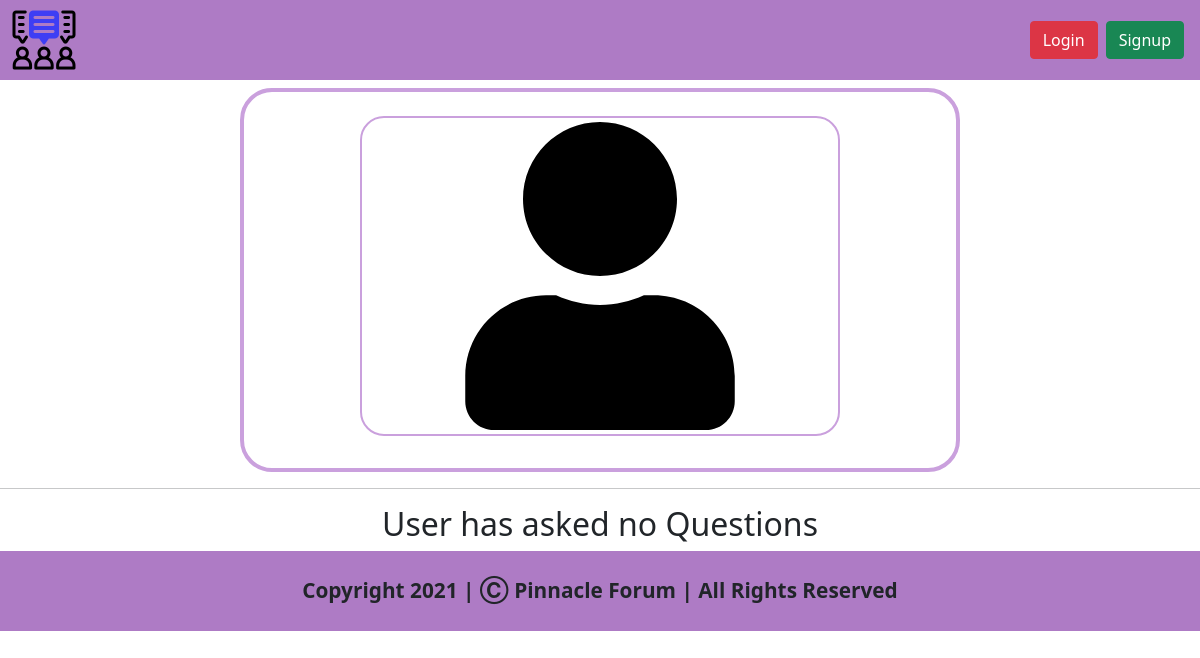
/profile/bd9c6a9cc7f84d329a65ee1dbe0875ec, run on an earlier commit of the app's database.
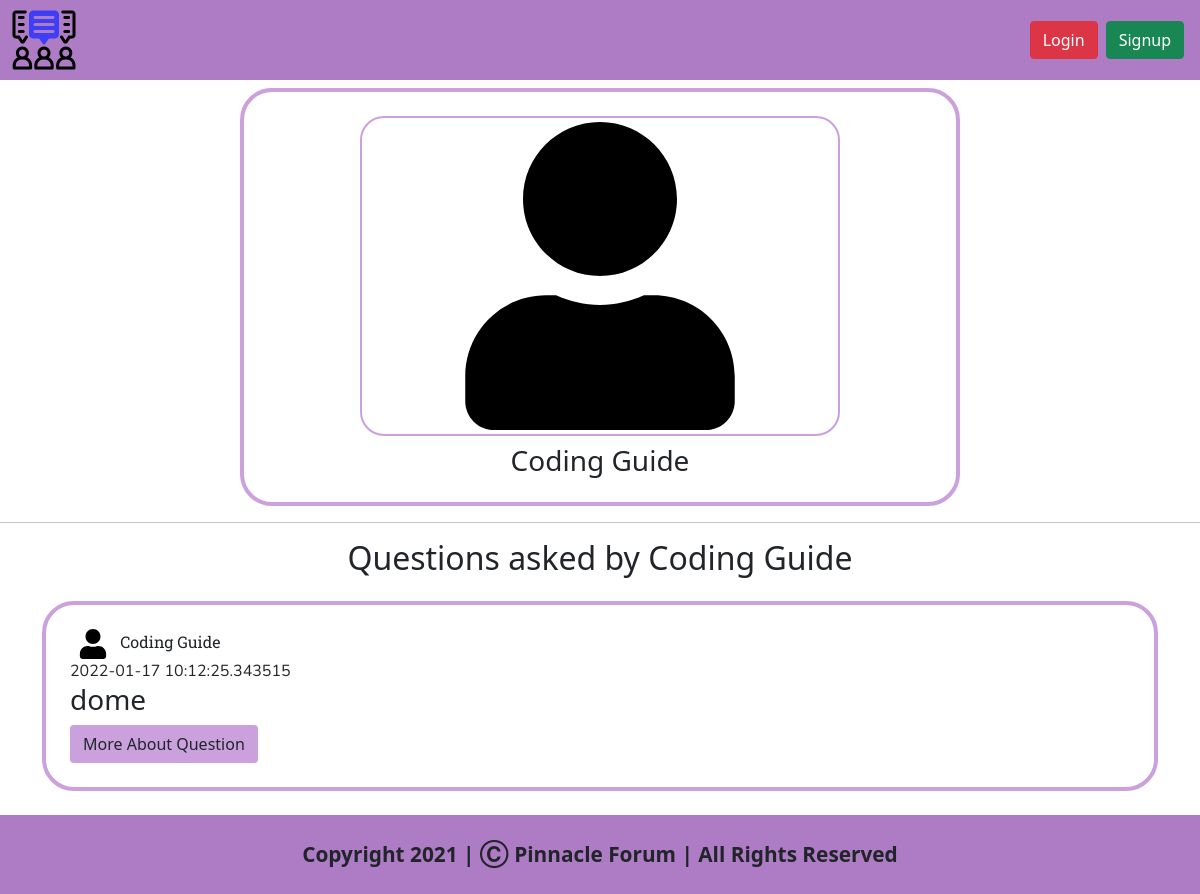
And on a later commit of the database.
### views/models.py (models this page shows, shortened)
class User(db.Model, UserMixin):
    userName = db.Column(db.String(1000),primary_key=True)
    realNameOfUser = db.Column(db.String(250),nullable=False)
    emailOfUser = db.Column(db.String(250),nullable=False,unique=True) #Adding unique=True to add only unique emails in database
    passwordOfUser = db.Column(db.String(1000),nullable=False)

class Question(db.Model):
    questionId = db.Column(db.String(1000),primary_key=True)
    questionTitle = db.Column(db.String(250),nullable=False)
    questionDescription = db.Column(db.String(250000),nullable=False)
    userNameOfAsker = db.Column(db.String(1000),nullable=False)
    realNameOfAsker = db.Column(db.String(250),nullable=False)
    categoryId = db.Column(db.String(300),nullable=False)
    dateNow = db.Column(db.DateTime,default=datetime.utcnow())

### views/profile.py (the view, shortened to what this page needs)
@profile.route('/<string:profileId>',methods=['GET','POST'])
def profilePageFunction(profileId):
    userObject = User.query.filter_by(userName=profileId).first()
    userQuestions = Question.query.filter_by(userNameOfAsker=profileId).all()
    hasUserAskedQuestions = Question.query.filter_by(userNameOfAsker=profileId).count() # Counting wether the user has asked some questons
    if hasUserAskedQuestions == 0:
        return render_template('profile.html',user=current_user,profileUser=userObject,noQuestions=True,categoryData=Category.query.all()) # Rendering HTML Page
    else:
        return render_template('profile.html',user=current_user,profileUser=userObject,userQuestions=userQuestions,noQuestions=False,categoryData=Category.query.all()) # Rendering HTML Page

### views/templates/profile.html (shortened to what this page needs)
<!doctype html>
<html lang="en">
<head>
  <link href="https://cdn.jsdelivr.net/npm/bootstrap@5.1.3/dist/css/bootstrap.min.css" rel="stylesheet"
>
  <link rel="stylesheet" href="{{ url_for('static',filename='css/profile.css') }}">
  <link rel="stylesheet" href="{{ url_for('static',filename='css/category.css') }}">
</head>
<body>
  <nav class="navbar navbar-expand-lg navbar-light  navigation-bar" style="background-color: rgb(174, 123, 197);">
    <div class="container-fluid">
      <a href="/">
        <img src="../static/img/logo.png" id="companyLogoNavigationBar" src="home.html" style="cursor: pointer;">
      </a>
      <div class="collapse navbar-collapse" id="navbarSupportedContent">
        <form class="d-flex">
          {% if user.is_authenticated %}
          <a class="btn btn-danger mx-1" href="/logout">Logout</a>
          <a href="/profile/{{user.userName}}" class="user-icon-navbar mx-2">
            <img src="../static/img/user-icon.svg" style="height: 30px; width: 30px;">
          </a>
          {% else %}
          <a class="btn btn-danger mx-1" data-bs-toggle="modal" data-bs-target="#loginFormModal">Login</a>
          <a class="btn btn-success mx-1" data-bs-toggle="modal" data-bs-target="#signupFormModal">Signup</a>
          {% endif %}
        </form>
      </div>
    </div>
  </nav>
  {% if user.is_authenticated %}
  {% if user.userName == profileUser.userName %}
  <div class="profile-div my-2 py-3 px-3">
    <img src="../static/img/user-icon.svg" class="user-img-profile py-1 px-1 my-2">
    <h3 class="name">{{profileUser.realNameOfUser}}</h3>
    <button class="btn profile-btn my-1" data-bs-toggle="modal" data-bs-target="#editProfileModal">Edit Profile</button>
  </div>
  <div class="modal fade" id="editProfileModal" tabindex="-1" aria-labelledby="editProfileModal" aria-hidden="true">
    <div class="modal-dialog">
      <div class="modal-content">
        <div class="modal-header">
          <h5 class="modal-title" id="editProfileModalLabel">Edit Profile</h5>
          <button type="button" class="btn-close" data-bs-dismiss="modal" aria-label="Close"></button>
        </div>
        <div class="modal-body">
          <form method="post">
            <div class="mb-3">
              <label for="name" class="form-label">Name</label>
              <input type="text" name="newRealName" value="{{profileUser.realNameOfUser}}" class="form-control" id="name">
            </div>
            <div class="mb-3">
              <label for="password" class="form-label">Password</label>
              <input type="password" name="newPassword" class="form-control" id="password">
            </div>
            <button type="submit" class="btn profile-btn">Save Changes</button>
          </form>
        </div>
        <div class="modal-footer">
          <button type="button" class="btn btn-secondary" data-bs-dismiss="modal">Close</button>
        </div>
      </div>
    </div>
  </div>
  <div class="askQuestionsDiv my-2">
    <button class="btn profile-btn" data-bs-toggle="modal" data-bs-target="#askQuestionModal">Ask Question</button>
  </div>
  <div class="modal fade" id="askQuestionModal" tabindex="-1" aria-labelledby="askQuestionModal" aria-hidden="true">
    <div class="modal-dialog">
      <div class="modal-content">
        <div class="modal-header">
          <h5 class="modal-title" id="askQuestionModalLabel">Ask Question</h5>
          <button type="button" class="btn-close" data-bs-dismiss="modal" aria-label="Close"></button>
        </div>
        <div class="modal-body">
          <form action="/askQuestion/{{profileUser.userName}}" method="post">
            <div class="mb-3">
              <label for="questionTitle" class="form-label">Title of Question</label>
              <input type="text" class="form-control" name="questionTitle" id="questionTitle">
            </div>
            <div class="mb-3">
              <label for="askAQuestionTextArea" class="form-label">Content</label>
              <textarea class="form-control" name="questionDescription" id="askAQuestionTextArea"></textarea>
            </div>
            <div class="input-group mb-3">
              <label class="input-group-text" for="selectCategoryofQuestion">Select Category of Question</label>
              <select class="form-select" name="selectACategory" id="selectCategoryofQuestion">
                {% for category in categoryData %}
                <option value="{{category.categoryId}}">{{category.categoryName}}</option>
                {% endfor %}
              </select>
            </div>
            <button type="submit" id="askQuestionSubmitButton" class="btn profile-btn">Ask a Question</button>
          </form>
        </div>
        <div class="modal-footer">
          <button type="button" class="btn btn-secondary" data-bs-dismiss="modal">Close</button>
        </div>
      </div>
    </div>
  </div>
  {% else %}
  <div class="profile-div my-2 py-3 px-3">
    <img src="../static/img/user-icon.svg" class="user-img-profile py-1 px-1 my-2">
    <h3 class="name">{{profileUser.realNameOfUser}}</h3>
  </div>
  {% endif %}
  {% else %}
  <div class="profile-div my-2 py-3 px-3">
    <img src="../static/img/user-icon.svg" class="user-img-profile py-1 px-1 my-2">
    <h3 class="name">{{profileUser.realNameOfUser}}</h3>
  </div>
  {% endif %}
  <hr>
  {% if noQuestions %}
  <div class="questions-parent-div my-2 container">
    <h2 class="text-center">User has asked no Questions</h2>
  </div>
  {% else %}
  {% if user.is_authenticated %}
  {% if user.userName == profileUser.userName %}
  <div class="questions-parent-div my-2 container">
    <h2 class="text-center">Questions asked by {{profileUser.realNameOfUser}}</h2>
    {% for question in userQuestions %}
    <div class="question-div my-4 px-4 py-4">
      <div class="user-div">
        <a href="/profile/{{profileUser.userName}}"><img src="../static/img/user-icon.svg"
            class="user-icon-question mx-2"></a>
        <span class="userName">{{profileUser.realNameOfUser}}</span>
      </div>
      <div class="dateAddedDivOfQuestion">{{question.dateNow}}</div>
      <div class="question-info">
        <h3 class="question-heading">
          {{question.questionTitle}}
        </h3>
      </div>
      <a href="/question/{{question.questionId}}" class="btn question-btn">More About Question</a>
      <a href="/deleteQuestion/{{question.questionId}}" class="btn btn-danger mx-1">Delete Question</a>
    </div>
    {% endfor %}
  </div>
  {% endif %}
  {% else %}
  <div class="questions-parent-div my-2 container">
    <h2 class="text-center">Questions asked by {{profileUser.realNameOfUser}}</h2>
    {% for question in userQuestions %}
    <div class="question-div my-4 px-4 py-4">
      <div class="user-div">
        <a href="/profile/{{profileUser.userName}}"><img src="../static/img/user-icon.svg"
            class="user-icon-question mx-2"></a>
        <span class="userName">{{profileUser.realNameOfUser}}</span>
      </div>
      <div class="dateAddedDivOfQuestion">{{question.dateNow}}</div>
      <div class="question-info">
        <h3 class="question-heading">
          {{question.questionTitle}}
        </h3>
      </div>
      <a href="/question/{{question.questionId}}" class="btn question-btn">More About Question</a>
    </div>
    {% endfor %}
  </div>
  {% endif %}
  {% endif %}
  <footer class="py-4"
    style="background-color: rgb(174, 123, 197); width: 100%; font-weight: bold; font-size: 1.3rem; text-align: center;">
    Copyright 2021 | Ⓒ Pinnacle Forum | All Rights Reserved
  </footer>
</body>
</html>

### views/static/css/profile.css (style rules this page uses)
* { margin: 0px; padding: 0px; }
.profile-div { display: flex; flex-direction: column; align-items: center; justify-content: center; border: 4px solid rgb(202, 160, 221); border-radius: 32px; width: 60vw; margin-right: auto; margin-left: auto; }
.user-img-profile { height: 40vh; width: 40vw; border-radius: 2vw; border: 2px solid rgb(202, 160, 221); }

### views/static/css/category.css (style rules this page uses)
* { margin: 0px; padding: 0px; }
.question-div { border: 4px solid rgb(202, 160, 221); border-radius: 32px; }
.user-icon-question { height: 30px; width: 30px; }
.question-btn { background-color: rgb(202, 160, 221); }
.userName { font-family: 'Roboto Slab', serif; }
.dateAddedDivOfQuestion { font-family: 'Nunito', sans-serif; }

What changed in the data, as far as the page shows it:
added User: realNameOfUser "Coding Guide"
added Question: dateNow "2022-01-17 10:12:25.343515", questionTitle "dome"
Also different on the page:
text no longer shown: "User has asked no Questions"
text now shown: "Questions asked by"
